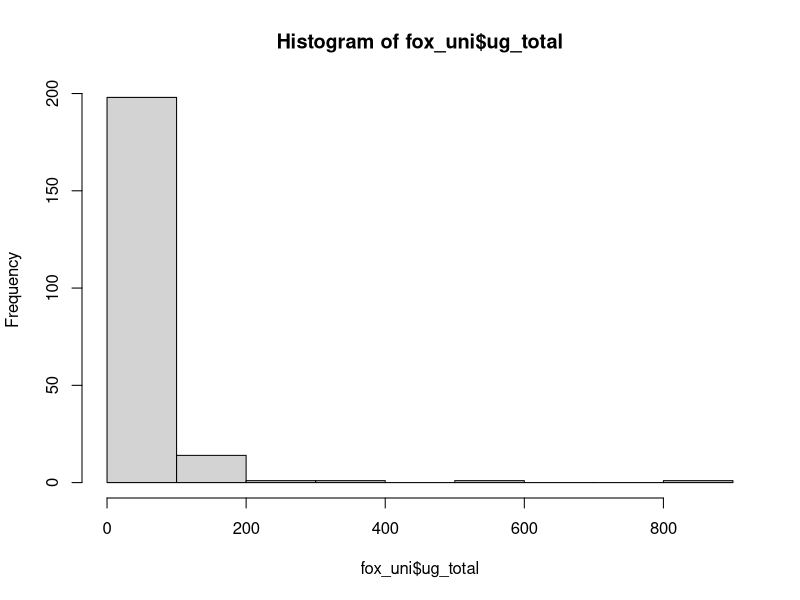
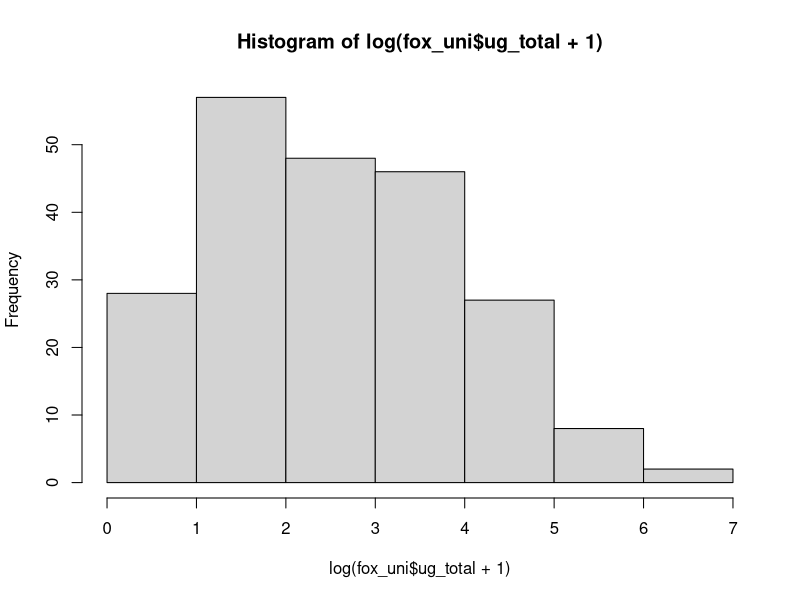
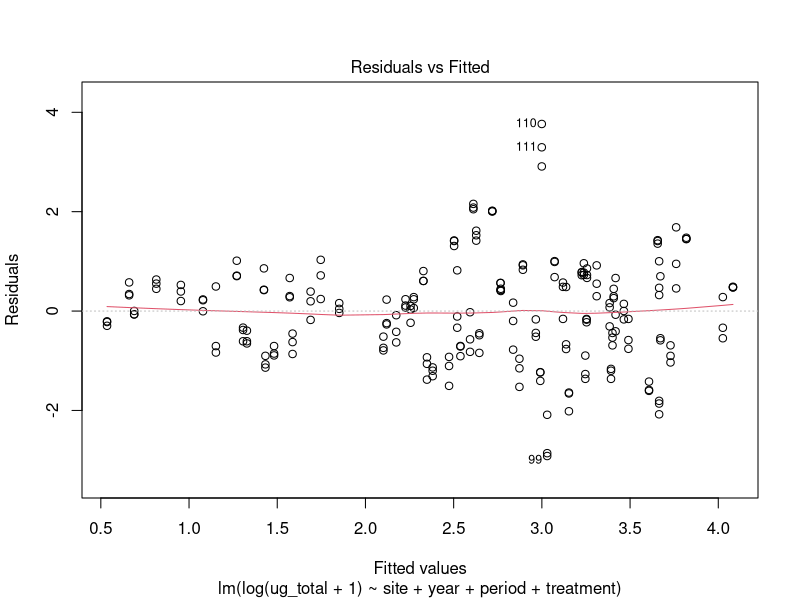
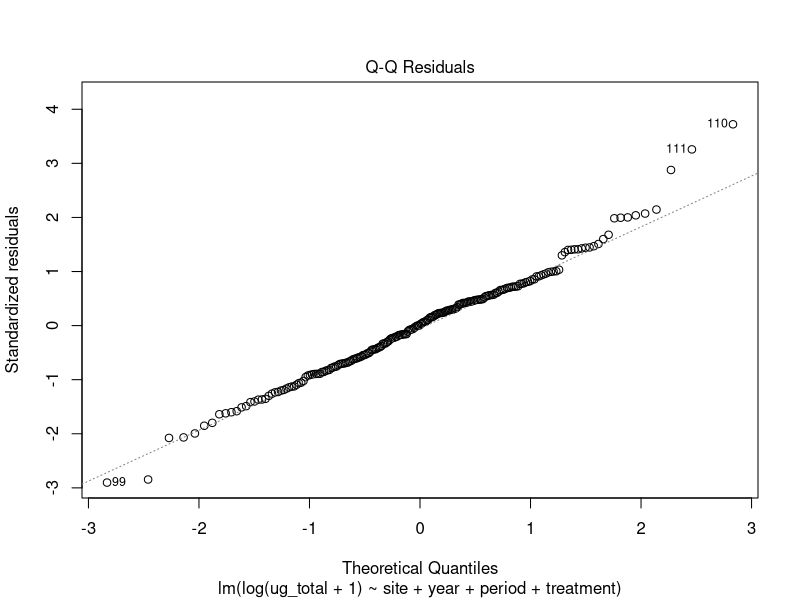
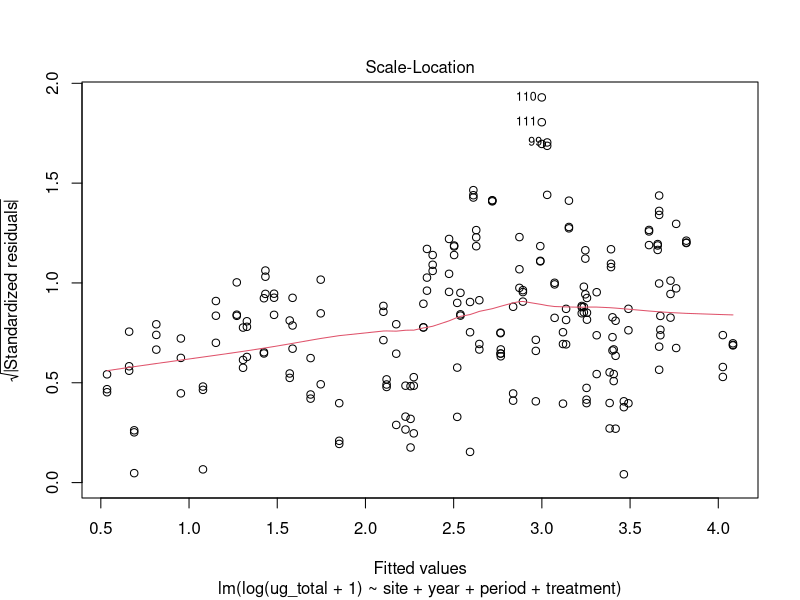
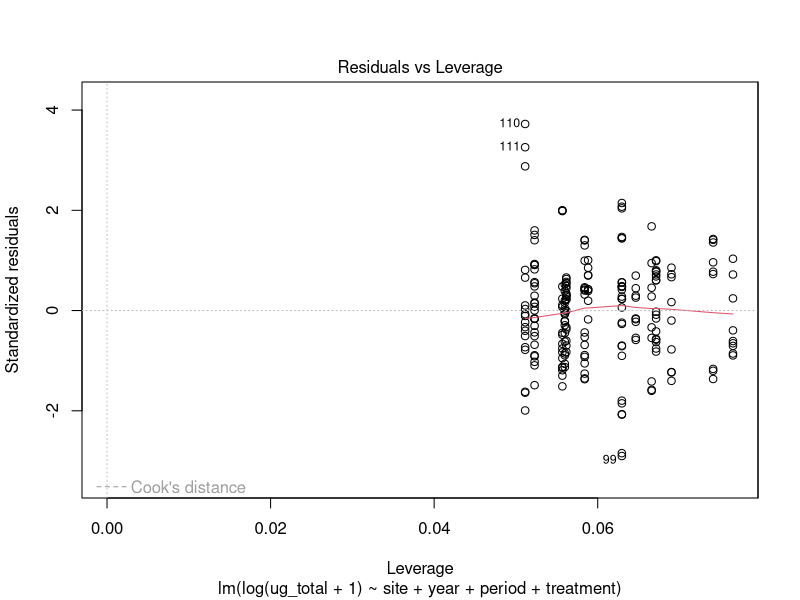
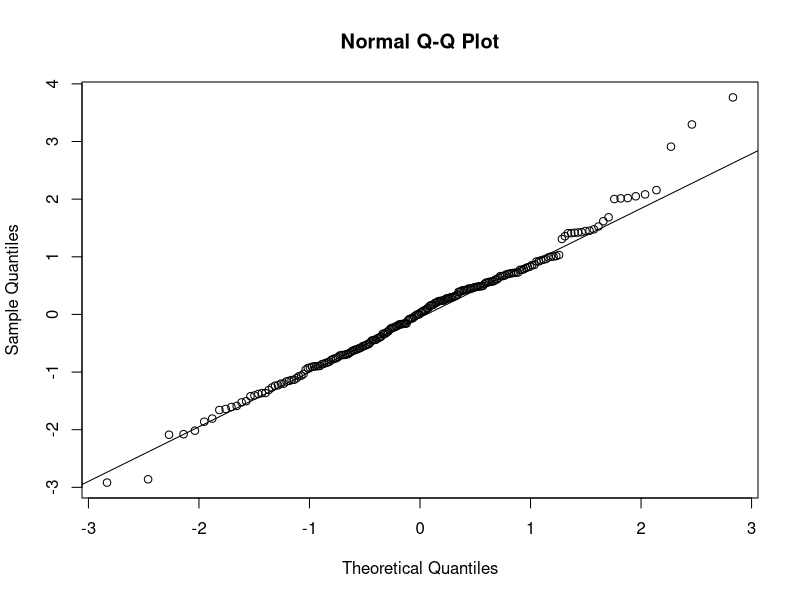
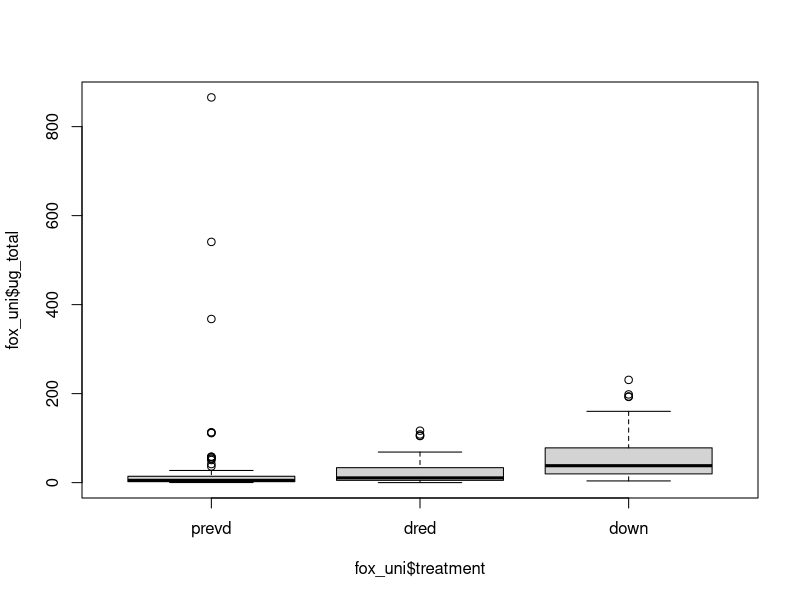

The R script that drew these images, in order:
# Fox River Data Visualization #

library(tidyverse)
library(magrittr)
library(lubridate)
library(forcats)

fox <- read.csv('foxriverdat_clean.csv')
as_tibble(fox) 

fox_clean <- fox %>% 
  mutate(date = mdy(date)) %>% 
  mutate(site = as_factor(site), year = as_factor(year), treatment = as_factor(treatment), period = as_factor(period)) %>%
  as_tibble() # change character date row to date 
fox_clean

# ========= FOX COLUMN HEADER METADATA ========= #
# sampleid = unique sample identifier containing river, year, and site information
##F = Fox River; YY = Year; 1-3 = Sampling Period; 001-006 = Site; 1-3 = replicate (e.g., F1310013 = Fox River, 2013, Period 1, Site 1, 3rd replicate)
# date = calender date 
# site = site 1-6 along the Fox River 
# year = calendar year (2013 - 2016) 
# period = early (1), middle(2), or late(3) summer 
# treatment = dred (site near active dredging), prevd (site previously dredged), and down (downstream of active dredging)
# rep = sample replicate 
# chl = chl-a (ug/L) derived from fluorometry 
# tss = total suspended solids (mg/L)
# tp = total phosphorus (ug/L) - molybdenum blue method + digestion
# tn = total nitrogen (mg/L) - lab method (look up)
# srp = soluble reactive phosphorus - molybdenum blue method
# surf_do = dissolved oxygen concentration (mg/L) taken at 0.25 m 
# secchi = secchi depth (m)
# pH = pH taken at 0.25 m 
# discharge = discharge (ft3/s) near site 6 on the Lower Fox River
# ug_total = total zooplankton biomass (ug/L) - Kissman Lab SOP; vertical tow
# miv_abund = macroinvertebrate abundance (D-Net shuffle method) 
# miv_hbi = hilsenhoff biotic index using macroinvertebrate family information 
# zp_eH = Effective Shannon-Weiner Diversity of zooplankton describing the effective number of species controlling for evenness and richness 
# ug_Bos = biomass of Bosmina (ug/L)
# ug_Chyd = biomass of Chydorus (ug/L)
# ug_Cerio = biomass of Ceriodaphnia (ug/L)
# ug_Daph = biomass of Daphnia (ug/L)
# ug_Diaph = biomass of Diaphanosoma (ug/L)
# ug_Cyclo = biomass of Cyclopoida (ug/L)
# ug_Cala = biomass of Calanoida (ug/L)
# ug_Naup = biomass of Nauplii (ug/L)


# ================= FOX UNIVARIATE DATA ANALYSIS ================== # 
# Does Sediment Dredging have detrimental affects on Fox River Zooplankton or Macroinvertebrates ? # 

# Select univariate dataset
fox_uni <- fox_clean %>% select(sampleid, date, site, year, period, 
                                treatment, chl, tss, tp, tn, srp, surf_do, 
                                secchi, pH, ug_total, miv_abund, miv_hbi, zp_eH, discharge) %>% as_tibble()
fox_uni

# Select zoop multivariate dataset 
fox_multi <- fox_clean %>% select(-c(chl, tss, tp, tn, srp, surf_do, 
                                     secchi, pH, ug_total, miv_abund, miv_hbi, zp_eH, discharge)) %>% as_tibble()
fox_multi 

# Select environmental dataset 
fox_env <- fox_clean %>% select(sampleid, date, site, year, period, treatment, chl, tss, tp, tn, srp, surf_do, secchi, pH, discharge) %>% as_tibble()
fox_env

# Zooplankton Biomass #=====================================

library(lme4)
library(car)
library(multcomp)

hist(fox_uni$ug_total) # very right-skewed
hist(log(fox_uni$ug_total+1)) #better

totb.model <- lm(log(ug_total+1) ~ site + year + period + treatment, data = fox_uni)

totb.model
Anova(totb.model) #o

confint(totb.model)
summary(totb.model)
plot(totb.model)
qqnorm(resid(totb.model))
qqline(resid(totb.model))

fox_uni$treatment <- factor(fox_uni$treatment, levels = c('prevd', 'dred', 'down'))
boxplot(fox_uni$ug_total~fox_uni$treatment) # 5/28/2015 - Large Daphnia bloom early in season contributing to prevd outliers 
boxplot(fox_uni$ug_total~fox_uni$year)
boxplot(fox_uni$ug_total~fox_uni$treatment + fox_uni$year)

# moving window below the outlier Daphnia bloom in early 2015 
boxplot(fox_uni$ug_total~fox_uni$treatment, ylim = c(0,200)) 
boxplot(fox_uni$ug_total~fox_uni$year, ylim = c(0,200))
boxplot(fox_uni$ug_total~fox_uni$treatment + fox_uni$year, ylim = c(0,200))

## Detach Package Script ## 

detach_package <- function(pkg, character.only = FALSE)
{
  if(!character.only)
  {
    pkg <- deparse(substitute(pkg))
  }
  search_item <- paste("package", pkg, sep = ":")
  while(search_item %in% search())
  {
    detach(search_item, unload = TRUE, character.only = TRUE)
  }
}


# remove masking packages 
detach_package('lme4')
detach_package('car')
detach_package('multcomp')

# detach packages 
detach_package(lme4)
detach_package(car)
detach_package(multcomp)

# Multiple linear model code #===================================
# Fox Bio 
hist(fox_clean$ug_total)
hist(log(fox_clean$ug_total+1)) # better 

hist(fox_clean$miv_abund)
hist(log(fox_clean$miv_abund+1)) # better

fox_clean$log_ug_total <- log(fox_clean$ug_total+1)
fox_clean$log_mivabund <- log(fox_clean$miv_abund+1)

foxbio.model <- lm(cbind(log_ug_total, log_mivabund) ~ site + year + period + treatment, data = fox_clean)
summary(foxbio.model)
head(resid(foxbio.model))
head(fitted(foxbio.model))
coef(foxbio.model)
sigma(foxbio.model)

vcov(foxbio.model)

library(car)
Anova(foxbio.model)
foxbio.model2 <- update(foxbio.model, . ~ . -treatment)
anova(foxbio.model, foxbio.model2) # model without treatment and site fits just as well as the one with them

# Total Zooplankton Biomass - Interesting 
library(multcomp)
zpbio.model <- lm(log_ug_total ~ site + year + period, data = fox_clean)
summary(zpbio.model)
plot(zpbio.model)
qqnorm(resid(zpbio.model))
qqline(resid(zpbio.model))

totalzpbio_year <- summary(glht(zpbio.model, linfct=mcp(year='Tukey')))
summary(totalzpbio_year, tes=adjusted('bonferroni')) # significant
totalzpbio_site <- summary(glht(zpbio.model, linfct=mcp(site='Tukey')))
summary(totalzpbio_site, tes=adjusted('bonferroni')) # no significance 
totalzpbio_period <- summary(glht(zpbio.model, linfct=mcp(period='Tukey')))
summary(totalzpbio_period, tes=adjusted('bonferroni')) # no significance 

# Boxplot - Treatment & Year; no significant site, season effect 
fox_clean$treatment <- factor(fox_clean$treatment, levels = c('prevd', 'dred', 'down'))
boxplot(fox_clean$ug_total~fox_clean$treatment, ylab = 'Total Biomass', xlab = 'Classification')
boxplot(ug_total~treatment*year, data = fox_clean, 
        ylab = ' zooplankton biomass')
